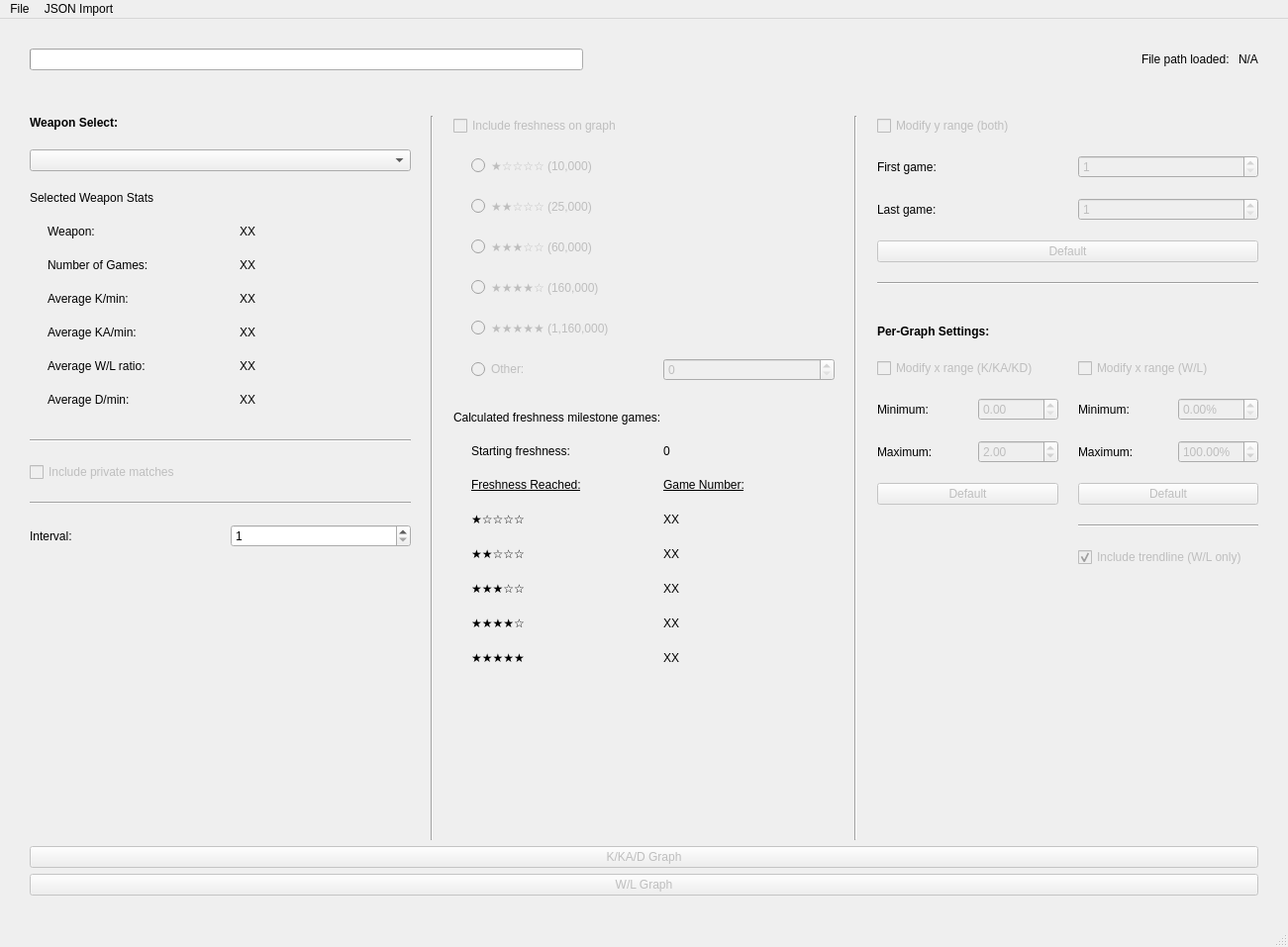
<?xml version="1.0" encoding="UTF-8"?>
<ui version="4.0">
 <class>MainWindow</class>
 <widget class="QMainWindow" name="MainWindow">
  <property name="geometry">
   <rect>
    <x>0</x>
    <y>0</y>
    <width>1301</width>
    <height>957</height>
   </rect>
  </property>
  <property name="windowTitle">
   <string>MainWindow</string>
  </property>
  <property name="autoFillBackground">
   <bool>false</bool>
  </property>
  <widget class="QWidget" name="centralwidget">
   <layout class="QGridLayout" name="gridLayout_2">
    <property name="leftMargin">
     <number>30</number>
    </property>
    <property name="topMargin">
     <number>30</number>
    </property>
    <property name="rightMargin">
     <number>30</number>
    </property>
    <property name="bottomMargin">
     <number>30</number>
    </property>
    <item row="0" column="0">
     <layout class="QVBoxLayout" name="Main_Layout">
      <item>
       <layout class="QHBoxLayout" name="Layout_Header">
        <property name="spacing">
         <number>6</number>
        </property>
        <item>
         <layout class="QHBoxLayout" name="Layout_LoadingBar">
          <item>
           <widget class="QProgressBar" name="ProgressBar_Loading">
            <property name="enabled">
             <bool>true</bool>
            </property>
            <property name="value">
             <number>0</number>
            </property>
            <property name="textVisible">
             <bool>false</bool>
            </property>
           </widget>
          </item>
         </layout>
        </item>
        <item>
         <spacer name="Space_FilePath">
          <property name="orientation">
           <enum>Qt::Horizontal</enum>
          </property>
          <property name="sizeHint" stdset="0">
           <size>
            <width>28</width>
            <height>20</height>
           </size>
          </property>
         </spacer>
        </item>
        <item>
         <widget class="QLabel" name="Label_FilePathLoaded">
          <property name="text">
           <string>File path loaded: </string>
          </property>
         </widget>
        </item>
        <item>
         <widget class="QLabel" name="ModLabel_FilePath">
          <property name="text">
           <string>N/A</string>
          </property>
         </widget>
        </item>
       </layout>
      </item>
      <item>
       <spacer name="Spacer_Top">
        <property name="orientation">
         <enum>Qt::Vertical</enum>
        </property>
        <property name="sizeType">
         <enum>QSizePolicy::Minimum</enum>
        </property>
        <property name="sizeHint" stdset="0">
         <size>
          <width>20</width>
          <height>40</height>
         </size>
        </property>
       </spacer>
      </item>
      <item>
       <layout class="QHBoxLayout" name="Layout_GraphOptions">
        <property name="spacing">
         <number>20</number>
        </property>
        <item>
         <layout class="QVBoxLayout" name="Layout_WeaponSelect">
          <item>
           <widget class="QLabel" name="Label_WeaponSelect">
            <property name="font">
             <font>
              <weight>75</weight>
              <bold>true</bold>
              <underline>false</underline>
             </font>
            </property>
            <property name="text">
             <string>Weapon Select:</string>
            </property>
           </widget>
          </item>
          <item>
           <widget class="QComboBox" name="DropDown_WeaponSelect"/>
          </item>
          <item>
           <layout class="QVBoxLayout" name="Layout_WeaponStatsText">
            <item>
             <widget class="QLabel" name="Text_SelectedWeaponStats">
              <property name="autoFillBackground">
               <bool>false</bool>
              </property>
              <property name="text">
               <string>Selected Weapon Stats </string>
              </property>
             </widget>
            </item>
            <item>
             <layout class="QHBoxLayout" name="Layout_AverageStatsSpaced">
              <item>
               <spacer name="Space_WeaponSelect">
                <property name="orientation">
                 <enum>Qt::Horizontal</enum>
                </property>
                <property name="sizeType">
                 <enum>QSizePolicy::Fixed</enum>
                </property>
                <property name="sizeHint" stdset="0">
                 <size>
                  <width>18</width>
                  <height>153</height>
                 </size>
                </property>
               </spacer>
              </item>
              <item>
               <layout class="QGridLayout" name="Layout_AverageStats">
                <item row="4" column="1">
                 <widget class="QLabel" name="ModLabel_AverD">
                  <property name="text">
                   <string>XX</string>
                  </property>
                 </widget>
                </item>
                <item row="4" column="0">
                 <widget class="QLabel" name="Label_AverWL_2">
                  <property name="text">
                   <string>Average W/L ratio:</string>
                  </property>
                 </widget>
                </item>
                <item row="0" column="1">
                 <widget class="QLabel" name="Mod_WeaponName">
                  <property name="text">
                   <string>XX</string>
                  </property>
                 </widget>
                </item>
                <item row="3" column="1">
                 <widget class="QLabel" name="ModLabel_AverKA">
                  <property name="text">
                   <string>XX</string>
                  </property>
                 </widget>
                </item>
                <item row="0" column="0">
                 <widget class="QLabel" name="Label_WeaponName">
                  <property name="text">
                   <string>Weapon: </string>
                  </property>
                 </widget>
                </item>
                <item row="5" column="1">
                 <widget class="QLabel" name="ModLabel_AverWL">
                  <property name="text">
                   <string>XX</string>
                  </property>
                 </widget>
                </item>
                <item row="2" column="0">
                 <widget class="QLabel" name="Label_AverK">
                  <property name="text">
                   <string>Average K/min: </string>
                  </property>
                 </widget>
                </item>
                <item row="5" column="0">
                 <widget class="QLabel" name="Label_AverWL">
                  <property name="text">
                   <string>Average D/min:</string>
                  </property>
                 </widget>
                </item>
                <item row="3" column="0">
                 <widget class="QLabel" name="Label_AverKA">
                  <property name="text">
                   <string>Average KA/min:</string>
                  </property>
                 </widget>
                </item>
                <item row="1" column="0">
                 <widget class="QLabel" name="Label_NumOfGames">
                  <property name="text">
                   <string>Number of Games:</string>
                  </property>
                 </widget>
                </item>
                <item row="2" column="1">
                 <widget class="QLabel" name="Mod_Label_AverK">
                  <property name="text">
                   <string>XX</string>
                  </property>
                 </widget>
                </item>
                <item row="1" column="1">
                 <widget class="QLabel" name="Mod_NumOfGames">
                  <property name="text">
                   <string>XX</string>
                  </property>
                 </widget>
                </item>
               </layout>
              </item>
             </layout>
            </item>
           </layout>
          </item>
          <item>
           <spacer name="Spacer_WeaponEnd">
            <property name="orientation">
             <enum>Qt::Vertical</enum>
            </property>
            <property name="sizeType">
             <enum>QSizePolicy::Maximum</enum>
            </property>
            <property name="sizeHint" stdset="0">
             <size>
              <width>13</width>
              <height>13</height>
             </size>
            </property>
           </spacer>
          </item>
          <item>
           <widget class="Line" name="Line_WeaponSelectEnd">
            <property name="orientation">
             <enum>Qt::Horizontal</enum>
            </property>
           </widget>
          </item>
          <item>
           <widget class="QCheckBox" name="Check_IncludePrivate">
            <property name="enabled">
             <bool>false</bool>
            </property>
            <property name="text">
             <string>Include private matches</string>
            </property>
           </widget>
          </item>
          <item>
           <widget class="Line" name="Line_PrivateMatchesEnd">
            <property name="orientation">
             <enum>Qt::Horizontal</enum>
            </property>
           </widget>
          </item>
          <item>
           <layout class="QHBoxLayout" name="Layout_Interval">
            <item>
             <widget class="QLabel" name="Label_Interval">
              <property name="text">
               <string>Interval: </string>
              </property>
             </widget>
            </item>
            <item>
             <widget class="QSpinBox" name="Spin_IntervalInput">
              <property name="minimum">
               <number>1</number>
              </property>
             </widget>
            </item>
           </layout>
          </item>
          <item>
           <spacer name="Spacer_ColumnBuffer_1">
            <property name="orientation">
             <enum>Qt::Vertical</enum>
            </property>
            <property name="sizeHint" stdset="0">
             <size>
              <width>13</width>
              <height>88</height>
             </size>
            </property>
           </spacer>
          </item>
         </layout>
        </item>
        <item>
         <widget class="Line" name="Line_Column1to2">
          <property name="orientation">
           <enum>Qt::Vertical</enum>
          </property>
         </widget>
        </item>
        <item>
         <layout class="QVBoxLayout" name="Layout_Freshness">
          <item>
           <widget class="QCheckBox" name="Check_IncludeFreshness">
            <property name="enabled">
             <bool>false</bool>
            </property>
            <property name="text">
             <string>Include freshness on graph</string>
            </property>
           </widget>
          </item>
          <item>
           <layout class="QHBoxLayout" name="Layout_FreshnessSelectionsSpaced">
            <item>
             <spacer name="Space_FreshnessSelect">
              <property name="orientation">
               <enum>Qt::Horizontal</enum>
              </property>
              <property name="sizeType">
               <enum>QSizePolicy::Fixed</enum>
              </property>
              <property name="sizeHint" stdset="0">
               <size>
                <width>18</width>
                <height>153</height>
               </size>
              </property>
             </spacer>
            </item>
            <item>
             <layout class="QVBoxLayout" name="Layout_FreshnessSelections">
              <item>
               <widget class="QRadioButton" name="Radio_1Star">
                <property name="enabled">
                 <bool>false</bool>
                </property>
                <property name="text">
                 <string>★☆☆☆☆ (10,000)</string>
                </property>
               </widget>
              </item>
              <item>
               <widget class="QRadioButton" name="Radio_2Star">
                <property name="enabled">
                 <bool>false</bool>
                </property>
                <property name="text">
                 <string>★★☆☆☆ (25,000)</string>
                </property>
               </widget>
              </item>
              <item>
               <widget class="QRadioButton" name="Radio_3Star">
                <property name="enabled">
                 <bool>false</bool>
                </property>
                <property name="text">
                 <string>★★★☆☆ (60,000)</string>
                </property>
               </widget>
              </item>
              <item>
               <widget class="QRadioButton" name="Radio_4Star">
                <property name="enabled">
                 <bool>false</bool>
                </property>
                <property name="text">
                 <string>★★★★☆ (160,000)</string>
                </property>
               </widget>
              </item>
              <item>
               <widget class="QRadioButton" name="Radio_5Star">
                <property name="enabled">
                 <bool>false</bool>
                </property>
                <property name="text">
                 <string>★★★★★ (1,160,000)</string>
                </property>
               </widget>
              </item>
              <item>
               <layout class="QHBoxLayout" name="Layout_Freshness_OtherOption">
                <item>
                 <widget class="QRadioButton" name="Radio_Other">
                  <property name="enabled">
                   <bool>false</bool>
                  </property>
                  <property name="text">
                   <string>Other:</string>
                  </property>
                  <property name="checked">
                   <bool>false</bool>
                  </property>
                 </widget>
                </item>
                <item>
                 <widget class="QSpinBox" name="Spin_FreshnessInput">
                  <property name="enabled">
                   <bool>false</bool>
                  </property>
                  <property name="maximum">
                   <number>1160000</number>
                  </property>
                 </widget>
                </item>
               </layout>
              </item>
             </layout>
            </item>
           </layout>
          </item>
          <item>
           <layout class="QVBoxLayout" name="Layout_FreshnessCalcs">
            <item>
             <spacer name="Spacer_FreshnessCalcOptions">
              <property name="orientation">
               <enum>Qt::Vertical</enum>
              </property>
              <property name="sizeType">
               <enum>QSizePolicy::Maximum</enum>
              </property>
              <property name="sizeHint" stdset="0">
               <size>
                <width>5</width>
                <height>10</height>
               </size>
              </property>
             </spacer>
            </item>
            <item>
             <widget class="QLabel" name="Label_CalcFreshness">
              <property name="text">
               <string>Calculated freshness milestone games:</string>
              </property>
             </widget>
            </item>
            <item>
             <layout class="QHBoxLayout" name="Layout_FreshnessCalcsSpaced">
              <item>
               <spacer name="Spacer_FreshnessCalc">
                <property name="orientation">
                 <enum>Qt::Horizontal</enum>
                </property>
                <property name="sizeType">
                 <enum>QSizePolicy::Fixed</enum>
                </property>
                <property name="sizeHint" stdset="0">
                 <size>
                  <width>18</width>
                  <height>153</height>
                 </size>
                </property>
               </spacer>
              </item>
              <item>
               <layout class="QVBoxLayout" name="Layout_FreshnessCalcDisplay">
                <item>
                 <layout class="QHBoxLayout" name="Layout_StartingFreshness">
                  <item>
                   <widget class="QLabel" name="Label_StartingFreshness">
                    <property name="text">
                     <string>Starting freshness: </string>
                    </property>
                   </widget>
                  </item>
                  <item>
                   <widget class="QLabel" name="Mod_StartingFreshness">
                    <property name="text">
                     <string>0</string>
                    </property>
                   </widget>
                  </item>
                 </layout>
                </item>
                <item>
                 <layout class="QGridLayout" name="Layout_Freshness_Display">
                  <item row="1" column="0">
                   <widget class="QLabel" name="Label_FreshnessReached">
                    <property name="font">
                     <font>
                      <underline>true</underline>
                     </font>
                    </property>
                    <property name="text">
                     <string>Freshness Reached:</string>
                    </property>
                   </widget>
                  </item>
                  <item row="2" column="0">
                   <widget class="QLabel" name="Label_1Star">
                    <property name="text">
                     <string>★☆☆☆☆</string>
                    </property>
                   </widget>
                  </item>
                  <item row="5" column="0">
                   <widget class="QLabel" name="Label_4Star">
                    <property name="text">
                     <string>★★★★☆</string>
                    </property>
                   </widget>
                  </item>
                  <item row="5" column="1">
                   <widget class="QLabel" name="Mod_4Star">
                    <property name="text">
                     <string>XX</string>
                    </property>
                   </widget>
                  </item>
                  <item row="6" column="0">
                   <widget class="QLabel" name="Label_5Star">
                    <property name="text">
                     <string>★★★★★</string>
                    </property>
                   </widget>
                  </item>
                  <item row="4" column="0">
                   <widget class="QLabel" name="Label_3Star">
                    <property name="text">
                     <string>★★★☆☆</string>
                    </property>
                   </widget>
                  </item>
                  <item row="3" column="1">
                   <widget class="QLabel" name="Mod_2Star">
                    <property name="text">
                     <string>XX</string>
                    </property>
                   </widget>
                  </item>
                  <item row="2" column="1">
                   <widget class="QLabel" name="Mod_1Star">
                    <property name="text">
                     <string>XX</string>
                    </property>
                   </widget>
                  </item>
                  <item row="1" column="1">
                   <widget class="QLabel" name="Label_GameNumber">
                    <property name="font">
                     <font>
                      <underline>true</underline>
                     </font>
                    </property>
                    <property name="text">
                     <string>Game Number:</string>
                    </property>
                   </widget>
                  </item>
                  <item row="4" column="1">
                   <widget class="QLabel" name="Mod_3Star">
                    <property name="text">
                     <string>XX</string>
                    </property>
                   </widget>
                  </item>
                  <item row="3" column="0">
                   <widget class="QLabel" name="Label_2Star">
                    <property name="text">
                     <string>★★☆☆☆</string>
                    </property>
                   </widget>
                  </item>
                  <item row="6" column="1">
                   <widget class="QLabel" name="Mod_5Star">
                    <property name="text">
                     <string>XX</string>
                    </property>
                   </widget>
                  </item>
                 </layout>
                </item>
               </layout>
              </item>
             </layout>
            </item>
           </layout>
          </item>
          <item>
           <spacer name="Spacer_ColumnBuffer_2">
            <property name="orientation">
             <enum>Qt::Vertical</enum>
            </property>
            <property name="sizeHint" stdset="0">
             <size>
              <width>20</width>
              <height>10</height>
             </size>
            </property>
           </spacer>
          </item>
         </layout>
        </item>
        <item>
         <widget class="Line" name="Line_Column2to3">
          <property name="orientation">
           <enum>Qt::Vertical</enum>
          </property>
         </widget>
        </item>
        <item>
         <layout class="QVBoxLayout" name="Layout_Ranges">
          <item>
           <layout class="QVBoxLayout" name="Layout_YRange">
            <item>
             <widget class="QCheckBox" name="Check_YRange">
              <property name="enabled">
               <bool>false</bool>
              </property>
              <property name="text">
               <string>Modify y range (both)</string>
              </property>
             </widget>
            </item>
            <item>
             <layout class="QHBoxLayout" name="Layout_YMin">
              <item>
               <widget class="QLabel" name="Label_YMin">
                <property name="text">
                 <string>First game:</string>
                </property>
               </widget>
              </item>
              <item>
               <widget class="QSpinBox" name="Spin_YMin">
                <property name="enabled">
                 <bool>false</bool>
                </property>
                <property name="minimum">
                 <number>1</number>
                </property>
                <property name="maximum">
                 <number>1000000</number>
                </property>
               </widget>
              </item>
             </layout>
            </item>
            <item>
             <layout class="QHBoxLayout" name="Layout_YMax">
              <item>
               <widget class="QLabel" name="Label_YMax">
                <property name="font">
                 <font>
                  <underline>false</underline>
                 </font>
                </property>
                <property name="text">
                 <string>Last game:</string>
                </property>
               </widget>
              </item>
              <item>
               <widget class="QSpinBox" name="Spin_YMax">
                <property name="enabled">
                 <bool>false</bool>
                </property>
                <property name="minimum">
                 <number>1</number>
                </property>
                <property name="maximum">
                 <number>1000000</number>
                </property>
               </widget>
              </item>
             </layout>
            </item>
            <item>
             <widget class="QPushButton" name="Button_YRange_Default">
              <property name="enabled">
               <bool>false</bool>
              </property>
              <property name="text">
               <string>Default</string>
              </property>
             </widget>
            </item>
           </layout>
          </item>
          <item>
           <widget class="Line" name="Line_YRangeEnd">
            <property name="orientation">
             <enum>Qt::Horizontal</enum>
            </property>
           </widget>
          </item>
          <item>
           <spacer name="Spacer_YRangeEnd">
            <property name="orientation">
             <enum>Qt::Vertical</enum>
            </property>
            <property name="sizeType">
             <enum>QSizePolicy::Maximum</enum>
            </property>
            <property name="sizeHint" stdset="0">
             <size>
              <width>10</width>
              <height>20</height>
             </size>
            </property>
           </spacer>
          </item>
          <item>
           <widget class="QLabel" name="Label_PerGraphSettings">
            <property name="font">
             <font>
              <weight>75</weight>
              <bold>true</bold>
             </font>
            </property>
            <property name="text">
             <string>Per-Graph Settings:</string>
            </property>
           </widget>
          </item>
          <item>
           <layout class="QGridLayout" name="gridLayout">
            <item row="1" column="1">
             <layout class="QHBoxLayout" name="Layout_WL_XMin">
              <item>
               <widget class="QLabel" name="Label_WL_XMin">
                <property name="text">
                 <string>Minimum:</string>
                </property>
               </widget>
              </item>
              <item>
               <widget class="QDoubleSpinBox" name="Spin_WL_XMin">
                <property name="enabled">
                 <bool>false</bool>
                </property>
                <property name="suffix">
                 <string>%</string>
                </property>
               </widget>
              </item>
             </layout>
            </item>
            <item row="2" column="0">
             <layout class="QHBoxLayout" name="Layout_KAD_XMax">
              <item>
               <widget class="QLabel" name="Label_KAD_XMax">
                <property name="text">
                 <string>Maximum:</string>
                </property>
               </widget>
              </item>
              <item>
               <widget class="QDoubleSpinBox" name="Spin_KAD_XMax">
                <property name="enabled">
                 <bool>false</bool>
                </property>
                <property name="minimum">
                 <double>0.010000000000000</double>
                </property>
                <property name="value">
                 <double>2.000000000000000</double>
                </property>
               </widget>
              </item>
             </layout>
            </item>
            <item row="3" column="0">
             <widget class="QPushButton" name="Button_KAD_XRange_Default">
              <property name="enabled">
               <bool>false</bool>
              </property>
              <property name="text">
               <string>Default</string>
              </property>
             </widget>
            </item>
            <item row="0" column="0">
             <widget class="QCheckBox" name="Check_KAD_XRange">
              <property name="enabled">
               <bool>false</bool>
              </property>
              <property name="text">
               <string>Modify x range (K/KA/KD)</string>
              </property>
             </widget>
            </item>
            <item row="1" column="0">
             <layout class="QHBoxLayout" name="Layout_KAD_XMin">
              <item>
               <widget class="QLabel" name="Label_KAD_XMin">
                <property name="text">
                 <string>Minimum:</string>
                </property>
               </widget>
              </item>
              <item>
               <widget class="QDoubleSpinBox" name="Spin_KAD_XMin">
                <property name="enabled">
                 <bool>false</bool>
                </property>
               </widget>
              </item>
             </layout>
            </item>
            <item row="3" column="1">
             <widget class="QPushButton" name="Button_WL_XRange_Default">
              <property name="enabled">
               <bool>false</bool>
              </property>
              <property name="text">
               <string>Default</string>
              </property>
             </widget>
            </item>
            <item row="0" column="1">
             <widget class="QCheckBox" name="Check_WL_XRange">
              <property name="enabled">
               <bool>false</bool>
              </property>
              <property name="text">
               <string>Modify x range (W/L)</string>
              </property>
             </widget>
            </item>
            <item row="2" column="1">
             <layout class="QHBoxLayout" name="Layout_WL_XMax">
              <item>
               <widget class="QLabel" name="Label_WL_XMax">
                <property name="text">
                 <string>Maximum:</string>
                </property>
               </widget>
              </item>
              <item>
               <widget class="QDoubleSpinBox" name="Spin_WL_XMax">
                <property name="enabled">
                 <bool>false</bool>
                </property>
                <property name="suffix">
                 <string>%</string>
                </property>
                <property name="minimum">
                 <double>1.000000000000000</double>
                </property>
                <property name="maximum">
                 <double>100.000000000000000</double>
                </property>
                <property name="stepType">
                 <enum>QAbstractSpinBox::DefaultStepType</enum>
                </property>
                <property name="value">
                 <double>100.000000000000000</double>
                </property>
               </widget>
              </item>
             </layout>
            </item>
            <item row="4" column="1">
             <layout class="QVBoxLayout" name="Layout_WL_XRange">
              <item>
               <widget class="Line" name="Line_WL_XRangeEnd">
                <property name="orientation">
                 <enum>Qt::Horizontal</enum>
                </property>
               </widget>
              </item>
              <item>
               <widget class="QCheckBox" name="Check_WL_Trendline">
                <property name="enabled">
                 <bool>false</bool>
                </property>
                <property name="text">
                 <string>Include trendline (W/L only)</string>
                </property>
                <property name="checked">
                 <bool>true</bool>
                </property>
               </widget>
              </item>
             </layout>
            </item>
           </layout>
          </item>
          <item>
           <spacer name="Spacer_ColumnBuffer_3">
            <property name="orientation">
             <enum>Qt::Vertical</enum>
            </property>
            <property name="sizeHint" stdset="0">
             <size>
              <width>10</width>
              <height>88</height>
             </size>
            </property>
           </spacer>
          </item>
         </layout>
        </item>
       </layout>
      </item>
      <item>
       <layout class="QVBoxLayout" name="Layout_GraphSelections">
        <item>
         <widget class="QPushButton" name="Button_KAD_Graph">
          <property name="enabled">
           <bool>false</bool>
          </property>
          <property name="text">
           <string>K/KA/D Graph</string>
          </property>
         </widget>
        </item>
        <item>
         <widget class="QPushButton" name="Button_WL_Graph">
          <property name="enabled">
           <bool>false</bool>
          </property>
          <property name="text">
           <string>W/L Graph</string>
          </property>
         </widget>
        </item>
       </layout>
      </item>
     </layout>
    </item>
   </layout>
  </widget>
  <widget class="QMenuBar" name="menubar">
   <property name="geometry">
    <rect>
     <x>0</x>
     <y>0</y>
     <width>1301</width>
     <height>26</height>
    </rect>
   </property>
   <widget class="QMenu" name="menuFile">
    <property name="title">
     <string>File</string>
    </property>
    <addaction name="actionExit"/>
   </widget>
   <widget class="QMenu" name="menuJSON_Import">
    <property name="title">
     <string>JSON Import</string>
    </property>
    <addaction name="actionImport_new_file"/>
    <addaction name="actionCheck_file_path"/>
    <addaction name="separator"/>
    <addaction name="actionReload_file"/>
   </widget>
   <addaction name="menuFile"/>
   <addaction name="menuJSON_Import"/>
  </widget>
  <widget class="QStatusBar" name="statusbar"/>
  <action name="actionImport_new_file">
   <property name="text">
    <string>Import new file</string>
   </property>
  </action>
  <action name="actionCheck_file_path">
   <property name="text">
    <string>Check file path</string>
   </property>
  </action>
  <action name="actionSave_graph">
   <property name="text">
    <string>Save graph</string>
   </property>
  </action>
  <action name="actionReset_graph">
   <property name="text">
    <string>Reset graph</string>
   </property>
  </action>
  <action name="actionReload_file">
   <property name="text">
    <string>Reload file</string>
   </property>
  </action>
  <action name="actionExit">
   <property name="text">
    <string>Exit</string>
   </property>
  </action>
 </widget>
 <resources/>
 <connections/>
</ui>
